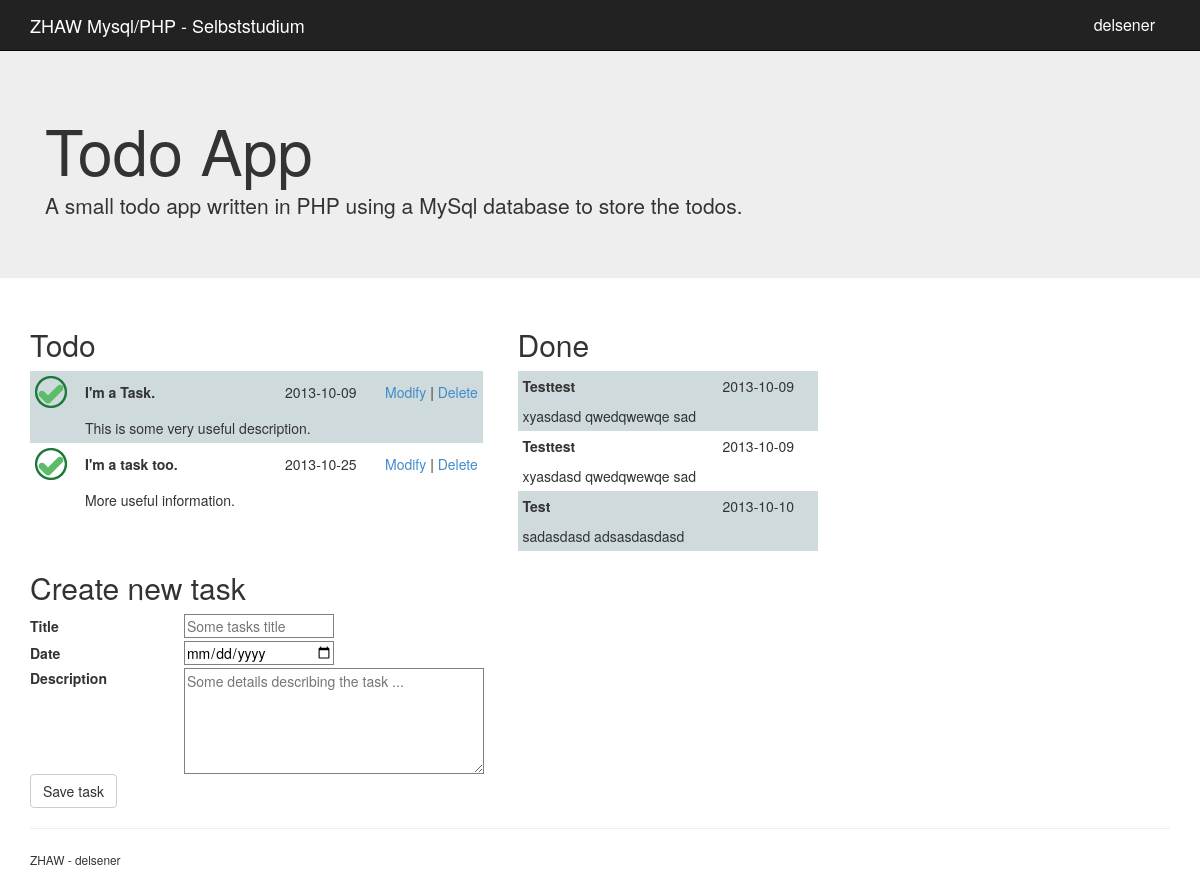
Screenshot of /todo.app/index.php with the database file from the repository.
### tables this page shows
CREATE TABLE IF NOT EXISTS `TASK` (
  `ID` int(11) NOT NULL AUTO_INCREMENT,
  `TITLE` varchar(100) NOT NULL,
  `DATE` date NOT NULL,
  `DESCRIPTION` varchar(535) DEFAULT NULL,
  `STATUS` tinyint(1) NOT NULL DEFAULT '0',
  PRIMARY KEY (`ID`)
);

### todo.app/php/todo.php (the view, shortened to what this page needs)
<?php
function openDBConnection() {
	try {
		$pdo =  new PDO(DB_CONNECTION, DB_USER, DB_PASSWORD);
		return $pdo;
	} catch(PDOException $e) {
		die ('Could not open connection to '.DB_CONNECTION);
	}
}
function printTasks($status) {
	$db = openDBConnection();
	$sql = "SELECT * FROM TASK WHERE STATUS = :status ORDER BY DATE";
	$pquery = $db->prepare($sql);
	$pquery->execute(array(':status'=>$status));
	$result = $pquery->fetchAll(PDO::FETCH_ASSOC);
	echo '<table id="tasklist">';
	$index = 0;
	foreach ($result as $row) {
		echo '<tr class="task_row'.($index % 2).'">';
		if ($status == 0) {
			echo '<td width="50"><a class="set_checked_link" href="index.php?update_task_id='.$row['ID'].'&checked=true"><img src="rsc/done_icon.png" alt="Done" /></a></td>';
		}
		echo '<td width="200px"><b>'.$row['TITLE'].'</b></td>';
		echo '<td width="100px">'.$row['DATE'].'</td>';
		$colspan = 2;
		if ($status == 0) {
			echo '<td><a class="modify_link" href="index.php?task_id='.$row['ID'].'">Modify</a>&nbsp;|&nbsp;<a class="modify_link" href="index.php?delete_task_id='.$row['ID'].'">Delete</a></td>';
			$colspan = 3;
		}
		echo '</tr><tr class="task_row'.($index % 2).'">';
		if ($status == 0) {
			echo '<td></td>';
		}
		echo '<td colspan="'.$colspan.'">'.$row['DESCRIPTION'].'</td>';
		echo '</tr>';
		$index++;
	}
	echo '</table>';
}
?>

### todo.app/index.php (shortened to what this page needs)
<!DOCTYPE html>
<html lang="en">
  <head>
    <link href="bootstrap/dist/css/bootstrap.css" rel="stylesheet">
    <link href="css/todoapp.css" rel="stylesheet">
	<?php
		require 'php/todo.php';
	?>
  </head>
  <body>
    <div class="navbar navbar-inverse navbar-fixed-top">
      <div class="container">
        <div class="navbar-header">
          <span class="navbar-brand">ZHAW Mysql/PHP - Selbststudium</span>
        </div>
        <div class="navbar-collapse collapse navbar-right">
            <span class="navbar-author">delsener</span>
         </div>
      </div>
    </div>
    <div class="jumbotron">
      <div class="container">
        <h1>Todo App</h1>
        <p>A small todo app written in PHP using a MySql database to store the todos.</p>
      </div>
    </div>
    <div class="container">
      <div class="row">
        <div class="col-lg-5">
          <h2>Todo</h2>
          <?php printTasks(0) ?>
        </div>
        <div class="col-lg-5">
          <h2>Done</h2>
           <?php printTasks(1) ?>
       </div>
      </div>
      <div class="row">
        <div class="col-lg-5">
          <?php
          	$title = null;
          	$date = null;
          	$description = null;
          	if (isset($_GET['task_id'])) {
          		$task = fetchTask($_GET['task_id']);
          		$id = $task['ID'];
          		$title = $task['TITLE'];
          		$date = $task['DATE'];
          		$description = $task['DESCRIPTION'];
          		$status = $task['STATUS'];
          		echo "<h2>Modify task $id</h2>";
          	} else {
          		echo "<h2>Create new task</h2>";
          	}
          ?>
          <form action="index.php?modify" method="POST">
          	<label for="title">Title</label>
          	<input type="text" maxlength="100" name="title" id="title" value="<?php echo $title ?>" placeholder="Some tasks title" required="required" />
          	<br>
          	<label for="date">Date</label>
          	<input type="date" name="date" id="date" value="<?php echo $date ?>" placeholder="14.10.2013" required="required" />
          	<br>
          	<label for="description">Description</label>
          	<textarea rows="5" cols="50" type="description" name="description" id="description" placeholder="Some details describing the task ..." required="required"><?php echo $description ?></textarea>
          	<br>
          	<input type="submit" class="btn btn-default" value="Save task" name="submit" id="submit" />
          </form>
        </div>
      </div>
      <hr>
      <footer>
        <small>ZHAW - delsener</small>
      </footer>
    </div>
  </body>
</html>

### todo.app/css/todoapp.css (style rules this page uses)
body { padding-top: 50px; padding-bottom: 20px; }
.navbar-author, .navbar-title { color: #FFFFFF; }
.navbar-right { padding: 15px 15px; font-size: 16px; line-height: 20px; }
label { width: 150px; }
input, textarea { border: 1px solid grey; }
#date, #title { width: 150px; }
#description { width: 300px; }
.task_row0 { background-color: #CEDADB; }
#tasklist td { padding: 5px; }

### rows the page displays
task: TITLE "I'm a Task.", DATE "2013-10-09", DESCRIPTION "This is some very useful description."
task: TITLE "I'm a task too.", DATE "2013-10-25", DESCRIPTION "More useful information."
task: TITLE "Testtest", DATE "2013-10-09", DESCRIPTION "xyasdasd qwedqwewqe sad"
task: TITLE "Testtest", DATE "2013-10-09", DESCRIPTION "xyasdasd qwedqwewqe sad"
task: TITLE "Test", DATE "2013-10-10", DESCRIPTION "sadasdasd adsasdasdasd"
